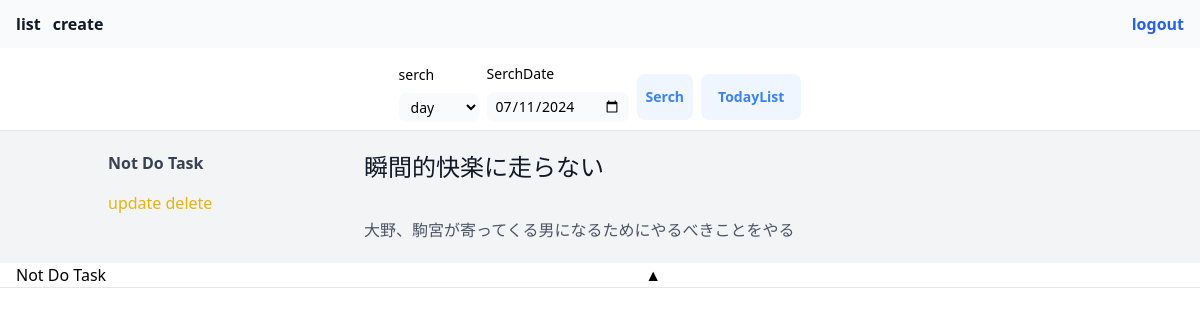
Before: /list/ (signed in) with the older database file.
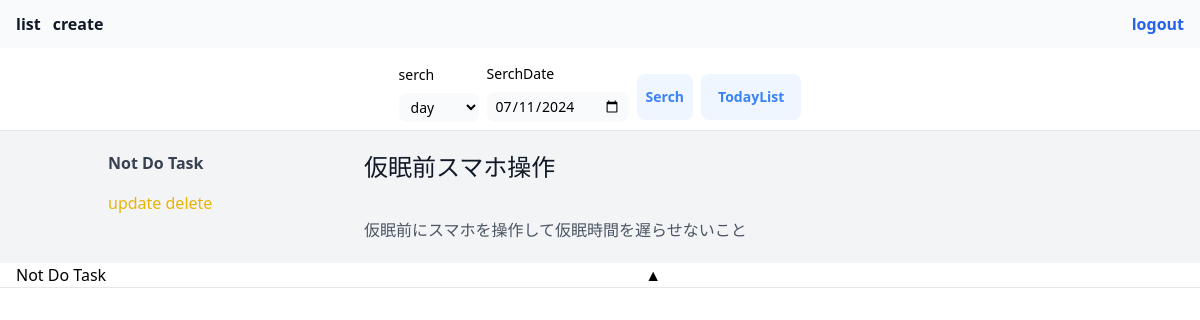
After: the same page with the newer database file.
### listapp/models.py (models this page shows)
class TaskModel(models.Model):
    title = models.CharField(max_length=100)
    content = models.TextField()
    author = models.CharField(max_length=100)
    nottodo = models.CharField(max_length=100)
    starttime = models.CharField(max_length=100)
    endtime = models.CharField(max_length=100)
    progress = models.CharField(max_length=100,default='incomplete')
    memo = models.TextField(null=True, blank=True,default='')

### listapp/views.py (the view, shortened to what this page needs)
# urls.py: path("list/",listfunc,name="list"),
@login_required
def listfunc(request):
    print(request.user)
    print(request.user.username)
    now = datetime.now() + timedelta(hours=9)
    dtnow = now.strftime('%Y-%m-%d')
    nodo_list = TaskModel.objects.filter(nottodo='on',author=request.user.username).order_by('starttime')
    do_list = TaskModel.objects.filter(nottodo='off',starttime__startswith=dtnow,author=request.user.username).order_by('starttime')
    """
    page_data = Paginator(do_list, 3)
    p = request.GET.get('p')
    listpage = page_data.get_page(p)
    """
    return render(request,'list.html',{'nodo_list':nodo_list,'do_list':do_list})

### templates/list.html (shortened to what this page needs)
{% extends 'base.html' %}
{% block content %}
<div class="mt-4 mx-auto flex justify-center items-center gap-4">
        <form method="POST" action="">{% csrf_token %}
          <div class="w-full flex justify-center items-center gap-2">
            <div class="lg:w-auto">
              <label for="periodsearch" class="block text-sm mb-2">serch</label>
              <div class="relative w-auto">
                <select id="periodsearch" class="mb-2 bg-gray-50 py-1 px-2 block w-full border-gray-200 rounded-lg text-sm focus:border-blue-500 focus:ring-blue-500 disabled:opacity-50 disabled:pointer-events-none" required>
                <option value="date" selected>day</option>
                </select>
              </div>
            </div>
            <div class="lg:w-auto">
              <label for="selectdate" class="block text-sm mb-2">SerchDate</label>
              <div class="relative">
                <input type="date" name="selectdate" id="selectdate" class="mb-2 bg-gray-50 py-1 px-2 block w-full border-gray-200 rounded-lg text-sm focus:border-blue-500 focus:ring-blue-500 disabled:opacity-50 disabled:pointer-events-none"" onclick="postdate()" class=" py-3 px-4 block w-full border-gray-200 rounded-lg text-sm focus:border-blue-500 focus:ring-blue-500 disabled:opacity-50 disabled:pointer-events-none" required>
              </div>
            </div>
            <div class="flex justify-center items-center gap-2">
            <button type="submit" class="bg-blue-50 font-bold w-full py-3 px-2 inline-flex justify-center items-center gap-x-2 text-sm font-semibold rounded-lg border border-transparent text-blue-500 hover:bg-blue-100 disabled:opacity-50 disabled:pointer-events-none">Serch</button>
            <a href="/list/" class="bg-blue-50 w-full py-3 px-4 inline-flex justify-center items-center gap-x-2 text-sm font-semibold rounded-lg border border-transparent text-blue-500 hover:bg-blue-100 disabled:opacity-50 disabled:pointer-events-none">TodayList</a>
            </div>
          </div>
        </form>
      </div>
<div id="nottodovalue" class="bg-gray-100">
{% for item in nodo_list %}
<hr>
<section class="text-gray-600 body-font overflow-hidden">
    <div class="container px-5 py-10 mx-auto">
      <div class="-my-8 divide-y-2 divide-gray-100">
        <div class="py-3 flex flex-wrap md:flex-nowrap">
          <div class="md:w-64 md:mb-0 mb-6 flex-shrink-0 flex flex-col pr-8">
            <span class="font-semibold title-font text-gray-700">Not Do Task</span>
            <span>
              <a class="text-yellow-500 inline-flex items-center mt-4" href="/update/{{item.id}}">update
              </a>
              <a class="text-yellow-500 inline-flex items-center mt-4" href="/delete/{{item.id}}">delete
              </a>
            </span>
          </div>
          <div class="md:flex-grow">
            <h2 class="text-2xl font-medium text-gray-900 title-font mb-2">{{item.title}}</h2>
            <p class="leading-relaxed" style="white-space: pre-line;">
            {{item.content}}
            </p>
          </div>
        </div>
      </div>
    </div>
  </section>
{% endfor %}
</div>
<div class="flex items-center justify-center">
<p class="m-0">　Not Do Task</p>
<input type="submit" value="▲" id="hide" class="mx-auto" onClick="hidenottodo()">
</div>
<hr>
<div class="overflow-x-auto">
<div class="h-96">
</div>
</div>
{% endblock content %}

### templates/base.html (shortened to what this page needs)
<!DOCTYPE html>
<html lang="jp">
<head>
    {% load static %}
    <link href="{% static 'css/output.css' %}" rel="stylesheet">
</head>
<body>
<div id="hidenav">
    <nav class="bg-gray-50 dark:bg-gray-700">
        <div class="max-w-screen-xl px-4 py-3">
                <ul class="flex justify-between">
                    <div class="flex gap-3">
                    <li class="font-bold">
                    <a href="{% url 'list' %}" class="text-gray-900 dark:text-white hover:underline">list</a>
                    </li>
                    <li class="font-bold">
                        <a href="{% url 'create' %}" class="text-gray-900 dark:text-white hover:underline">create</a>
                    </li>
                </div>
                    <div class="space-x-10 rtl:space-x-reverse">
                        <a href="{% url 'logout'%}" class="ml-auto font-bold text-blue-600 dark:text-blue-500 hover:underline" aria-current="page">logout</a>
                    </div>
                </ul>
        </div>
    </nav>
</div>
    {% block content %}
    {% endblock content %}
</body>
</html>

Changed rows visible on the page:
removed TaskModel: title "瞬間的快楽に走らない", content "大野、駒宮が寄ってくる男になるためにやるべきことをやる"
added TaskModel: title "仮眠前スマホ操作", content "仮眠前にスマホを操作して仮眠時間を遅らせないこと"
